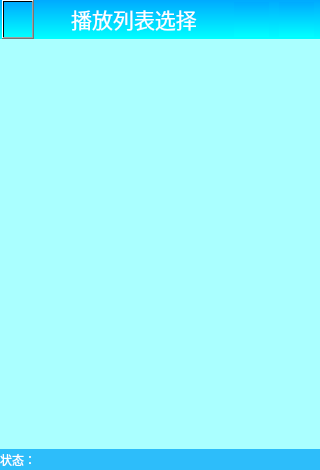
<?xml version="1.0" encoding="UTF-8"?>
<ui version="4.0">
 <class>PlayList</class>
 <widget class="QWidget" name="PlayList">
  <property name="geometry">
   <rect>
    <x>0</x>
    <y>0</y>
    <width>320</width>
    <height>470</height>
   </rect>
  </property>
  <property name="minimumSize">
   <size>
    <width>320</width>
    <height>470</height>
   </size>
  </property>
  <property name="maximumSize">
   <size>
    <width>320</width>
    <height>470</height>
   </size>
  </property>
  <property name="windowTitle">
   <string>Form</string>
  </property>
  <property name="styleSheet">
   <string notr="true">background-color: rgb(4, 2, 57,190);</string>
  </property>
  <layout class="QVBoxLayout" name="verticalLayout">
   <property name="spacing">
    <number>0</number>
   </property>
   <property name="leftMargin">
    <number>0</number>
   </property>
   <property name="topMargin">
    <number>0</number>
   </property>
   <property name="rightMargin">
    <number>0</number>
   </property>
   <property name="bottomMargin">
    <number>0</number>
   </property>
   <item>
    <widget class="QWidget" name="widget" native="true">
     <property name="minimumSize">
      <size>
       <width>320</width>
       <height>39</height>
      </size>
     </property>
     <property name="maximumSize">
      <size>
       <width>320</width>
       <height>39</height>
      </size>
     </property>
     <property name="styleSheet">
      <string notr="true">background-color: qlineargradient(spread:pad, x1:0, y1:0, x2:0, y2:1, stop:0 rgb(0, 170, 255),stop:1  rgb(0, 255, 255));</string>
     </property>
     <layout class="QHBoxLayout" name="horizontalLayout">
      <property name="spacing">
       <number>8</number>
      </property>
      <property name="leftMargin">
       <number>0</number>
      </property>
      <property name="topMargin">
       <number>0</number>
      </property>
      <property name="rightMargin">
       <number>0</number>
      </property>
      <property name="bottomMargin">
       <number>0</number>
      </property>
      <item>
       <widget class="QPushButton" name="prePageButton">
        <property name="minimumSize">
         <size>
          <width>32</width>
          <height>39</height>
         </size>
        </property>
        <property name="maximumSize">
         <size>
          <width>32</width>
          <height>39</height>
         </size>
        </property>
        <property name="focusPolicy">
         <enum>Qt::NoFocus</enum>
        </property>
        <property name="text">
         <string/>
        </property>
       </widget>
      </item>
      <item>
       <widget class="QLabel" name="titleLabel">
        <property name="minimumSize">
         <size>
          <width>180</width>
          <height>35</height>
         </size>
        </property>
        <property name="maximumSize">
         <size>
          <width>180</width>
          <height>35</height>
         </size>
        </property>
        <property name="styleSheet">
         <string notr="true">background-color: rgba(255, 255, 255, 0);
color:white;</string>
        </property>
        <property name="text">
         <string>&lt;html&gt;&lt;head/&gt;&lt;body&gt;&lt;p&gt;&lt;span style=&quot; font-size:16pt; color:#ffffff;&quot;&gt;播放列表选择&lt;/span&gt;&lt;/p&gt;&lt;/body&gt;&lt;/html&gt;</string>
        </property>
        <property name="alignment">
         <set>Qt::AlignCenter</set>
        </property>
       </widget>
      </item>
      <item>
       <widget class="QPushButton" name="refreshButton">
        <property name="minimumSize">
         <size>
          <width>35</width>
          <height>35</height>
         </size>
        </property>
        <property name="maximumSize">
         <size>
          <width>35</width>
          <height>35</height>
         </size>
        </property>
        <property name="focusPolicy">
         <enum>Qt::NoFocus</enum>
        </property>
        <property name="styleSheet">
         <string notr="true">QPushButton{
background-color: qlineargradient(spread:pad, x1:0, y1:0, x2:0, y2:1, stop:0 rgb(0, 170, 255),stop:1  rgb(0, 255, 255));
border-radius:0px;
border:0px soild red;
}
QPushButton:pressed{
border-radius:5px;
	border:0px solid red;
	background-color: qlineargradient(spread:pad, x1:0, y1:0, x2:0, y2:1, stop:0 rgb(0, 170, 255),stop:1  rgb(0, 255, 255));
}
QPushButton:hover{
	background-color: qlineargradient(spread:pad, x1:0, y1:0, x2:0, y2:1, stop:0 rgb(0, 170, 255),stop:1  rgb(0, 255, 255));

border-radius:5px;
	border:0px solid red;
}
</string>
        </property>
        <property name="text">
         <string/>
        </property>
        <property name="icon">
         <iconset>
          <normalon>:/images/playerIcons/reloadPlay.png</normalon>
         </iconset>
        </property>
        <property name="iconSize">
         <size>
          <width>26</width>
          <height>26</height>
         </size>
        </property>
       </widget>
      </item>
      <item>
       <widget class="QPushButton" name="clearButton">
        <property name="minimumSize">
         <size>
          <width>35</width>
          <height>35</height>
         </size>
        </property>
        <property name="maximumSize">
         <size>
          <width>35</width>
          <height>35</height>
         </size>
        </property>
        <property name="styleSheet">
         <string notr="true">QPushButton{
border-image: url(:/images/playerIcons/playlistdelete.png);
border:0px;
}
QPushButton:pressed{
border-image:url(:/images/playerIcons/playlistdeletePress.png);
border:0px;
}</string>
        </property>
        <property name="text">
         <string/>
        </property>
       </widget>
      </item>
     </layout>
    </widget>
   </item>
   <item>
    <widget class="QStackedWidget" name="stackedWidget">
     <property name="minimumSize">
      <size>
       <width>320</width>
       <height>410</height>
      </size>
     </property>
     <property name="maximumSize">
      <size>
       <width>320</width>
       <height>410</height>
      </size>
     </property>
     <property name="currentIndex">
      <number>2</number>
     </property>
     <widget class="QWidget" name="mediaFilePositionSelect">
      <widget class="QToolButton" name="UsbListButton">
       <property name="geometry">
        <rect>
         <x>60</x>
         <y>80</y>
         <width>181</width>
         <height>81</height>
        </rect>
       </property>
       <property name="minimumSize">
        <size>
         <width>181</width>
         <height>81</height>
        </size>
       </property>
       <property name="maximumSize">
        <size>
         <width>181</width>
         <height>81</height>
        </size>
       </property>
       <property name="font">
        <font>
         <pointsize>12</pointsize>
         <weight>75</weight>
         <bold>true</bold>
        </font>
       </property>
       <property name="focusPolicy">
        <enum>Qt::NoFocus</enum>
       </property>
       <property name="styleSheet">
        <string notr="true">QToolButton{
color:rgba(255,255,255,255);
background-color:rgb(110, 84, 177);
border:none;
padding-top:5px;
padding-bottom:5px;
border:1px solid red;
border-radius:10px;
}
QToolButton:pressed{
	background-color: rgb(7, 255, 139);
}
QToolButton:hover{
	background-color: rgb(7, 255, 139);
}
QToolButton:released{
	background-color:rgb(110, 84, 177);
}</string>
       </property>
       <property name="text">
        <string>U盘媒体列表</string>
       </property>
       <property name="icon">
        <iconset>
         <normalon>:/images/playerIcons/usb.png</normalon>
        </iconset>
       </property>
       <property name="iconSize">
        <size>
         <width>50</width>
         <height>50</height>
        </size>
       </property>
       <property name="toolButtonStyle">
        <enum>Qt::ToolButtonTextUnderIcon</enum>
       </property>
      </widget>
      <widget class="QToolButton" name="favoriteListButton">
       <property name="geometry">
        <rect>
         <x>60</x>
         <y>220</y>
         <width>181</width>
         <height>81</height>
        </rect>
       </property>
       <property name="minimumSize">
        <size>
         <width>181</width>
         <height>81</height>
        </size>
       </property>
       <property name="maximumSize">
        <size>
         <width>181</width>
         <height>81</height>
        </size>
       </property>
       <property name="font">
        <font>
         <pointsize>12</pointsize>
         <weight>75</weight>
         <bold>true</bold>
        </font>
       </property>
       <property name="focusPolicy">
        <enum>Qt::NoFocus</enum>
       </property>
       <property name="styleSheet">
        <string notr="true">QToolButton{
color:rgba(255,255,255,255);
background-color:rgb(110, 84, 177);
border:none;
padding-top:5px;
padding-bottom:5px;
border:1px solid red;
border-radius:10px;
}
QToolButton:pressed{
	background-color: rgb(7, 255, 139);
}
QToolButton:hover{
	background-color: rgb(7, 255, 139);
}
QToolButton:released{
	background-color:rgb(110, 84, 177);
}</string>
       </property>
       <property name="text">
        <string>收藏列表</string>
       </property>
       <property name="icon">
        <iconset>
         <normalon>:/images/playerIcons/favorite.png</normalon>
        </iconset>
       </property>
       <property name="iconSize">
        <size>
         <width>50</width>
         <height>50</height>
        </size>
       </property>
       <property name="toolButtonStyle">
        <enum>Qt::ToolButtonTextUnderIcon</enum>
       </property>
      </widget>
     </widget>
     <widget class="QWidget" name="udiskMusicList">
      <widget class="QTableWidget" name="tableWidget">
       <property name="geometry">
        <rect>
         <x>0</x>
         <y>0</y>
         <width>320</width>
         <height>411</height>
        </rect>
       </property>
       <property name="minimumSize">
        <size>
         <width>320</width>
         <height>411</height>
        </size>
       </property>
       <property name="maximumSize">
        <size>
         <width>320</width>
         <height>411</height>
        </size>
       </property>
       <property name="focusPolicy">
        <enum>Qt::NoFocus</enum>
       </property>
       <property name="styleSheet">
        <string notr="true">QTableWidget{
	background-color: rgb(170, 255, 255);
	alternate-background-color: rgb(118, 177, 177);
	border:none;
	border-top: 4px solid  qlineargradient(spread:pad, x1:0.5, y1:0, x2:0.5, y2:1, stop:0 rgba(191, 191, 191, 255), stop:1 		rgba(255, 255, 255, 255));
}
QTableWidget:pressed{
	background-color: skyblue;
}
QScrollBar:vertical {
      border: none;
 	  background-color: rgba(255, 255, 255);
      width: 4px;
      margin: 0px 0 0px 0;
  }
  QScrollBar::handle:vertical {
	 border: none;
     border-radius:2px;
      background: rgba(154, 154, 154, 150);
      min-height: 15px;
  }
QScrollBar::sub-line:vertical {
      border: none;
      height: 0px;
      subcontrol-position: top;
      subcontrol-origin: margin;
  }
QScrollBar::add-line:vertical {
      border: none;
      height: 0px;
      subcontrol-position: bottom;
      subcontrol-origin: margin;
  }
  QScrollBar::up-arrow:vertical, QScrollBar::down-arrow:vertical {
	border:none;
      width: 0px;
      height: 0px;
  }
  QScrollBar::add-page:vertical, QScrollBar::sub-page:vertical {
      background: none;
  }</string>
       </property>
       <property name="frameShape">
        <enum>QFrame::NoFrame</enum>
       </property>
       <property name="frameShadow">
        <enum>QFrame::Raised</enum>
       </property>
       <property name="lineWidth">
        <number>0</number>
       </property>
       <property name="verticalScrollBarPolicy">
        <enum>Qt::ScrollBarAsNeeded</enum>
       </property>
       <property name="horizontalScrollBarPolicy">
        <enum>Qt::ScrollBarAlwaysOff</enum>
       </property>
       <property name="autoScrollMargin">
        <number>20</number>
       </property>
       <property name="editTriggers">
        <set>QAbstractItemView::NoEditTriggers</set>
       </property>
       <property name="dragEnabled">
        <bool>false</bool>
       </property>
       <property name="selectionMode">
        <enum>QAbstractItemView::NoSelection</enum>
       </property>
       <property name="showGrid">
        <bool>false</bool>
       </property>
       <property name="gridStyle">
        <enum>Qt::NoPen</enum>
       </property>
       <property name="rowCount">
        <number>100</number>
       </property>
       <property name="columnCount">
        <number>3</number>
       </property>
       <attribute name="horizontalHeaderVisible">
        <bool>false</bool>
       </attribute>
       <attribute name="horizontalHeaderDefaultSectionSize">
        <number>160</number>
       </attribute>
       <attribute name="verticalHeaderVisible">
        <bool>false</bool>
       </attribute>
       <row/>
       <row/>
       <row/>
       <row/>
       <row/>
       <row/>
       <row/>
       <row/>
       <row/>
       <row/>
       <row/>
       <row/>
       <row/>
       <row/>
       <row/>
       <row/>
       <row/>
       <row/>
       <row/>
       <row/>
       <row/>
       <row/>
       <row/>
       <row/>
       <row/>
       <row/>
       <row/>
       <row/>
       <row/>
       <row/>
       <row/>
       <row/>
       <row/>
       <row/>
       <row/>
       <row/>
       <row/>
       <row/>
       <row/>
       <row/>
       <row/>
       <row/>
       <row/>
       <row/>
       <row/>
       <row/>
       <row/>
       <row/>
       <row/>
       <row/>
       <row/>
       <row/>
       <row/>
       <row/>
       <row/>
       <row/>
       <row/>
       <row/>
       <row/>
       <row/>
       <row/>
       <row/>
       <row/>
       <row/>
       <row/>
       <row/>
       <row/>
       <row/>
       <row/>
       <row/>
       <row/>
       <row/>
       <row/>
       <row/>
       <row/>
       <row/>
       <row/>
       <row/>
       <row/>
       <row/>
       <row/>
       <row/>
       <row/>
       <row/>
       <row/>
       <row/>
       <row/>
       <row/>
       <row/>
       <row/>
       <row/>
       <row/>
       <row/>
       <row/>
       <row/>
       <row/>
       <row/>
       <row/>
       <row/>
       <row/>
       <column/>
       <column/>
       <column/>
      </widget>
     </widget>
     <widget class="QWidget" name="favoriteMusicList">
      <widget class="QTableWidget" name="tableWidget_2">
       <property name="geometry">
        <rect>
         <x>0</x>
         <y>0</y>
         <width>320</width>
         <height>411</height>
        </rect>
       </property>
       <property name="minimumSize">
        <size>
         <width>320</width>
         <height>411</height>
        </size>
       </property>
       <property name="maximumSize">
        <size>
         <width>320</width>
         <height>411</height>
        </size>
       </property>
       <property name="focusPolicy">
        <enum>Qt::NoFocus</enum>
       </property>
       <property name="styleSheet">
        <string notr="true">QTableWidget{
	background-color: rgb(170, 255, 255);
	alternate-background-color: rgb(118, 177, 177);
	border:none;
	border-top: 4px solid  qlineargradient(spread:pad, x1:0.5, y1:0, x2:0.5, y2:1, stop:0 rgba(191, 191, 191, 255), stop:1 		rgba(255, 255, 255, 255));
}
QTableWidget:pressed{
	background-color: skyblue;
}
QScrollBar:vertical {
      border: none;
 	  background-color: rgba(255, 255, 255);
      width: 4px;
      margin: 0px 0 0px 0;
  }
  QScrollBar::handle:vertical {
	 border: none;
     border-radius:2px;
      background: rgba(154, 154, 154, 150);
      min-height: 15px;
  }
QScrollBar::sub-line:vertical {
      border: none;
      height: 0px;
      subcontrol-position: top;
      subcontrol-origin: margin;
  }
QScrollBar::add-line:vertical {
      border: none;
      height: 0px;
      subcontrol-position: bottom;
      subcontrol-origin: margin;
  }
  QScrollBar::up-arrow:vertical, QScrollBar::down-arrow:vertical {
	border:none;
      width: 0px;
      height: 0px;
  }
  QScrollBar::add-page:vertical, QScrollBar::sub-page:vertical {
      background: none;
  }</string>
       </property>
       <property name="frameShape">
        <enum>QFrame::NoFrame</enum>
       </property>
       <property name="frameShadow">
        <enum>QFrame::Raised</enum>
       </property>
       <property name="lineWidth">
        <number>0</number>
       </property>
       <property name="verticalScrollBarPolicy">
        <enum>Qt::ScrollBarAsNeeded</enum>
       </property>
       <property name="horizontalScrollBarPolicy">
        <enum>Qt::ScrollBarAlwaysOff</enum>
       </property>
       <property name="autoScrollMargin">
        <number>20</number>
       </property>
       <property name="editTriggers">
        <set>QAbstractItemView::NoEditTriggers</set>
       </property>
       <property name="dragEnabled">
        <bool>false</bool>
       </property>
       <property name="selectionMode">
        <enum>QAbstractItemView::NoSelection</enum>
       </property>
       <property name="showGrid">
        <bool>false</bool>
       </property>
       <property name="gridStyle">
        <enum>Qt::NoPen</enum>
       </property>
       <property name="rowCount">
        <number>0</number>
       </property>
       <property name="columnCount">
        <number>3</number>
       </property>
       <attribute name="horizontalHeaderVisible">
        <bool>false</bool>
       </attribute>
       <attribute name="horizontalHeaderDefaultSectionSize">
        <number>160</number>
       </attribute>
       <attribute name="verticalHeaderVisible">
        <bool>false</bool>
       </attribute>
       <column/>
       <column/>
       <column/>
      </widget>
     </widget>
    </widget>
   </item>
   <item>
    <widget class="QLabel" name="statusLabel">
     <property name="minimumSize">
      <size>
       <width>320</width>
       <height>21</height>
      </size>
     </property>
     <property name="maximumSize">
      <size>
       <width>320</width>
       <height>21</height>
      </size>
     </property>
     <property name="styleSheet">
      <string notr="true">background-color: rgb(45, 189, 250);
color:white;</string>
     </property>
     <property name="text">
      <string>状态：</string>
     </property>
    </widget>
   </item>
  </layout>
 </widget>
 <resources/>
 <connections/>
</ui>
